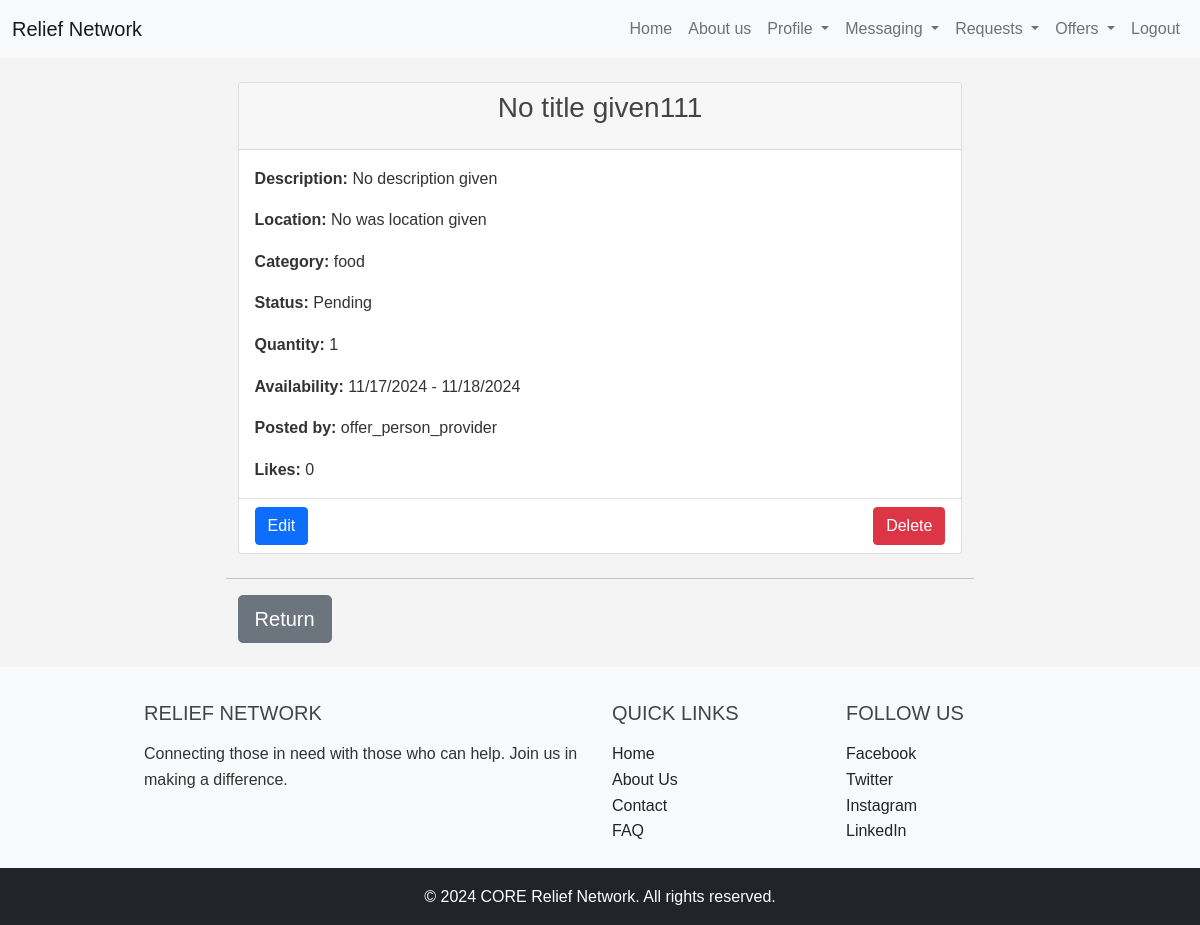
Screenshot of /user_offer_details/18/ (signed in) with the database file from the repository.
### offers/models.py (models this page shows, shortened)
class Offer(models.Model):
    CATEGORY_CHOICES = (
        ('food', 'Food'),
        ('water', 'Water'),
        ('clothing', 'Clothing'),
        ('shelter', 'Shelter'),
        ('medical', 'Medical Supplies'),
        ('other', 'Other'),
    )
    STATUS_CHOICES = (
        ('pending', 'Pending'),
        ('in_progress', 'In Progress'),
        ('completed', 'Completed'),
        ('cancelled', 'Cancelled'),
    )
    user = models.ForeignKey(User, on_delete=models.CASCADE)
    title = models.CharField(max_length=100, default='No title given')
    description = models.TextField(default='No description given')
    location = models.CharField(max_length=255, default='No was location given')# add a more detailed address later
    category = models.CharField(max_length=50, choices=CATEGORY_CHOICES, default='Other')
    status = models.CharField(max_length=11, choices=STATUS_CHOICES, default='Pending')
    quantity = models.IntegerField(default=1)
    availability_start = models.DateTimeField(default=timezone.now)
    availability_end = models.DateTimeField(default=timezone.now)
    likes = models.ManyToManyField(User, related_name='liked_offers', blank=True)

### accounts/models.py (models this page shows)
class User(AbstractUser):
    USER_TYPE_CHOICES = (
        ('requester', 'Requester'),
        ('provider', 'Provider'),
    )
    user_type = models.CharField(max_length=10, choices=USER_TYPE_CHOICES)
    name = models.CharField(max_length=255, null=True, blank=True)  # Adding a name field
    email = models.EmailField(unique=True)

### offers/views.py (the view)
# urls.py: path('user_offer_details/<int:pk>/', offers_views.user_offer_details, name='user_offer_details'),
@login_required
def user_offer_details(request, pk):
    offer = get_object_or_404(Offer, pk=pk)
    return render(request, 'user_offer_details.html', {'offer': offer})

### offers/templates/user_offer_details.html (shortened to what this page needs)
{% extends 'base.html' %}
{% block content %}
{% load static %}
<link rel="stylesheet" type="text/css" href="{% static 'css/styles.css' %}">
<div class="container mt-8" data-page-type="user_offer_details_page">
    <div class="row offer-container">
        <div class="col-md-12 col-lg-12 mb-4 item_offer" id="offer-{{ offer.id }}">
            <div class="card">
                <div class="card-header text-center">
                    <h3>{{ offer.title }}</h3>
                </div>
                <div class="card-body">
                    <p class="card-text"> <strong>Description:</strong> {{ offer.description }}</p>
                    <p class="card-text"> <strong>Location:</strong> {{ offer.location }}</p>
                    <p class="card-text"> <strong>Category:</strong> {{ offer.category }}</p>
                    <p class="card-text"> <strong>Status:</strong> {{ offer.get_status_display }}</p>
                    <p class="card-text"> <strong>Quantity:</strong> {{ offer.quantity }}</p>
                    <p class="card-text"> <strong>Availability:</strong> {{ offer.availability_start|date:"SHORT_DATE_FORMAT" }} - {{ offer.availability_end|date:"SHORT_DATE_FORMAT" }}</p>
                    <p class="card-text"> <strong>Posted by:</strong> {{ offer.user.username }}</p>
                    <p class="card-text"> <strong>Likes:</strong> <span class="likes-count">{{ offer.likes.count }}</span></p>
                </div>
                <div class="card-footer bg-transparent d-flex justify-content-between">
                    <div class="d-flex justify-content-between align-items-left">
                        <a href="{% url 'edit_offer' offer.pk %}" class="btn btn-primary">
                             Edit
                        </a>
                    </div>
                    <div class="d-flex justify-content-between align-items-right ">
                        <form class="delete-form" data-offer-id="{{ offer.id }}">
                            <button type="button" class="btn btn-danger delete-btn" data-action="offer">Delete</button>
                        </form>
                    </div>
                </div>
            </div>
        </div>
        <hr>
        <a href="{{request.META.HTTP_REFERER|escape}}"><button type="button2" class="btn btn-secondary btn-lg btn-block">Return</button></a>
    </div>
</div>
{% load static %}
{% endblock %}

### static/css/base.css (style rules this page uses)
html, body { height: 100%; margin: 0; display: flex; flex-direction: column; }

### static/css/styles.css (style rules this page uses)
* { margin: 0; padding: 0; box-sizing: border-box; }
body { font-family: Arial, sans-serif; background-color: #f4f4f4; color: #333; line-height: 1.6; }
.container { width: 80%; margin: auto; overflow: hidden; }
h1, h2, h3, h4, h5, h6 { margin-bottom: 1rem; color: #444; }
p { margin-bottom: 1rem; }
a { color: #007BFF; text-decoration: none; }
button { display: inline-block; padding: 0.75rem 1.25rem; font-size: 1rem; cursor: pointer; border: none; background-color: #007BFF; color: #fff; border-radius: 5px; }
:root { --button-size-small: 8px 16px; --button-size-medium: 12px 24px; --button-size-large: 16px 32px; }

### rows the page displays
Offer: title "No title given111", description "No description given", location "No was location given", category "food", status "Pending", quantity "1", availability_start "11/17/2024", availability_end "11/18/2024", user.username "offer_person_provider", likes.count "0"
